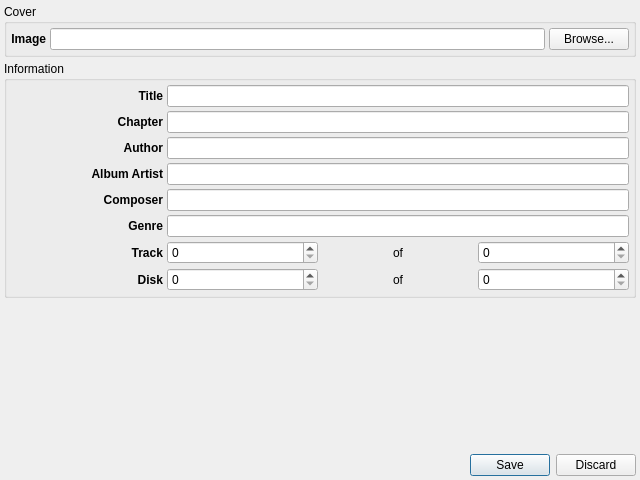
<?xml version="1.0" encoding="UTF-8"?>
<ui version="4.0">
 <class>WTagEditor</class>
 <widget class="QDialog" name="WTagEditor">
  <property name="geometry">
   <rect>
    <x>0</x>
    <y>0</y>
    <width>640</width>
    <height>480</height>
   </rect>
  </property>
  <property name="windowTitle">
   <string>Edit Tag</string>
  </property>
  <layout class="QVBoxLayout" name="verticalLayout">
   <property name="spacing">
    <number>4</number>
   </property>
   <property name="leftMargin">
    <number>4</number>
   </property>
   <property name="topMargin">
    <number>4</number>
   </property>
   <property name="rightMargin">
    <number>4</number>
   </property>
   <property name="bottomMargin">
    <number>4</number>
   </property>
   <item>
    <widget class="QGroupBox" name="groupBox_2">
     <property name="title">
      <string>Cover</string>
     </property>
     <layout class="QHBoxLayout" name="horizontalLayout">
      <property name="spacing">
       <number>4</number>
      </property>
      <property name="leftMargin">
       <number>4</number>
      </property>
      <property name="topMargin">
       <number>4</number>
      </property>
      <property name="rightMargin">
       <number>4</number>
      </property>
      <property name="bottomMargin">
       <number>4</number>
      </property>
      <item>
       <widget class="QLabel" name="label_11">
        <property name="font">
         <font>
          <weight>75</weight>
          <bold>true</bold>
         </font>
        </property>
        <property name="text">
         <string>Image</string>
        </property>
        <property name="alignment">
         <set>Qt::AlignRight|Qt::AlignTrailing|Qt::AlignVCenter</set>
        </property>
       </widget>
      </item>
      <item>
       <widget class="QLineEdit" name="coverImageEdit">
        <property name="alignment">
         <set>Qt::AlignRight|Qt::AlignTrailing|Qt::AlignVCenter</set>
        </property>
        <property name="readOnly">
         <bool>true</bool>
        </property>
       </widget>
      </item>
      <item>
       <widget class="QPushButton" name="browseCoverButton">
        <property name="text">
         <string>Browse...</string>
        </property>
       </widget>
      </item>
     </layout>
    </widget>
   </item>
   <item>
    <widget class="QGroupBox" name="groupBox">
     <property name="title">
      <string>Information</string>
     </property>
     <layout class="QGridLayout" name="gridLayout">
      <property name="leftMargin">
       <number>4</number>
      </property>
      <property name="topMargin">
       <number>4</number>
      </property>
      <property name="rightMargin">
       <number>4</number>
      </property>
      <property name="bottomMargin">
       <number>4</number>
      </property>
      <property name="spacing">
       <number>4</number>
      </property>
      <item row="0" column="0">
       <widget class="QLabel" name="label">
        <property name="font">
         <font>
          <weight>75</weight>
          <bold>true</bold>
         </font>
        </property>
        <property name="text">
         <string>Title</string>
        </property>
        <property name="alignment">
         <set>Qt::AlignRight|Qt::AlignTrailing|Qt::AlignVCenter</set>
        </property>
       </widget>
      </item>
      <item row="0" column="1" colspan="3">
       <widget class="QLineEdit" name="titleEdit"/>
      </item>
      <item row="1" column="0">
       <widget class="QLabel" name="label_2">
        <property name="font">
         <font>
          <weight>75</weight>
          <bold>true</bold>
         </font>
        </property>
        <property name="text">
         <string>Chapter</string>
        </property>
        <property name="alignment">
         <set>Qt::AlignRight|Qt::AlignTrailing|Qt::AlignVCenter</set>
        </property>
       </widget>
      </item>
      <item row="1" column="1" colspan="3">
       <widget class="QLineEdit" name="chapterEdit"/>
      </item>
      <item row="2" column="0">
       <widget class="QLabel" name="label_3">
        <property name="font">
         <font>
          <weight>75</weight>
          <bold>true</bold>
         </font>
        </property>
        <property name="text">
         <string>Author</string>
        </property>
        <property name="alignment">
         <set>Qt::AlignRight|Qt::AlignTrailing|Qt::AlignVCenter</set>
        </property>
       </widget>
      </item>
      <item row="2" column="1" colspan="3">
       <widget class="QLineEdit" name="authorEdit"/>
      </item>
      <item row="3" column="0">
       <widget class="QLabel" name="label_4">
        <property name="font">
         <font>
          <weight>75</weight>
          <bold>true</bold>
         </font>
        </property>
        <property name="text">
         <string>Album Artist</string>
        </property>
        <property name="alignment">
         <set>Qt::AlignRight|Qt::AlignTrailing|Qt::AlignVCenter</set>
        </property>
       </widget>
      </item>
      <item row="3" column="1" colspan="3">
       <widget class="QLineEdit" name="albumArtistEdit"/>
      </item>
      <item row="4" column="0">
       <widget class="QLabel" name="label_5">
        <property name="font">
         <font>
          <weight>75</weight>
          <bold>true</bold>
         </font>
        </property>
        <property name="text">
         <string>Composer</string>
        </property>
        <property name="alignment">
         <set>Qt::AlignRight|Qt::AlignTrailing|Qt::AlignVCenter</set>
        </property>
       </widget>
      </item>
      <item row="4" column="1" colspan="3">
       <widget class="QLineEdit" name="composerEdit"/>
      </item>
      <item row="5" column="0">
       <widget class="QLabel" name="label_6">
        <property name="font">
         <font>
          <weight>75</weight>
          <bold>true</bold>
         </font>
        </property>
        <property name="text">
         <string>Genre</string>
        </property>
        <property name="alignment">
         <set>Qt::AlignRight|Qt::AlignTrailing|Qt::AlignVCenter</set>
        </property>
       </widget>
      </item>
      <item row="5" column="1" colspan="3">
       <widget class="QLineEdit" name="genreEdit"/>
      </item>
      <item row="6" column="0">
       <widget class="QLabel" name="label_7">
        <property name="font">
         <font>
          <weight>75</weight>
          <bold>true</bold>
         </font>
        </property>
        <property name="text">
         <string>Track</string>
        </property>
        <property name="alignment">
         <set>Qt::AlignRight|Qt::AlignTrailing|Qt::AlignVCenter</set>
        </property>
       </widget>
      </item>
      <item row="6" column="1">
       <widget class="QSpinBox" name="trackIndexSpin"/>
      </item>
      <item row="6" column="2">
       <widget class="QLabel" name="label_9">
        <property name="text">
         <string>of</string>
        </property>
        <property name="alignment">
         <set>Qt::AlignCenter</set>
        </property>
       </widget>
      </item>
      <item row="6" column="3">
       <widget class="QSpinBox" name="trackTotalSpin"/>
      </item>
      <item row="7" column="0">
       <widget class="QLabel" name="label_8">
        <property name="font">
         <font>
          <weight>75</weight>
          <bold>true</bold>
         </font>
        </property>
        <property name="text">
         <string>Disk</string>
        </property>
        <property name="alignment">
         <set>Qt::AlignRight|Qt::AlignTrailing|Qt::AlignVCenter</set>
        </property>
       </widget>
      </item>
      <item row="7" column="1">
       <widget class="QSpinBox" name="diskIndexSpin"/>
      </item>
      <item row="7" column="2">
       <widget class="QLabel" name="label_10">
        <property name="text">
         <string>of</string>
        </property>
        <property name="alignment">
         <set>Qt::AlignCenter</set>
        </property>
       </widget>
      </item>
      <item row="7" column="3">
       <widget class="QSpinBox" name="diskTotalSpin"/>
      </item>
     </layout>
    </widget>
   </item>
   <item>
    <spacer name="verticalSpacer">
     <property name="orientation">
      <enum>Qt::Vertical</enum>
     </property>
     <property name="sizeHint" stdset="0">
      <size>
       <width>20</width>
       <height>180</height>
      </size>
     </property>
    </spacer>
   </item>
   <item>
    <widget class="QDialogButtonBox" name="buttonBox">
     <property name="orientation">
      <enum>Qt::Horizontal</enum>
     </property>
     <property name="standardButtons">
      <set>QDialogButtonBox::Discard|QDialogButtonBox::Save</set>
     </property>
    </widget>
   </item>
  </layout>
 </widget>
 <tabstops>
  <tabstop>coverImageEdit</tabstop>
  <tabstop>browseCoverButton</tabstop>
  <tabstop>titleEdit</tabstop>
  <tabstop>chapterEdit</tabstop>
  <tabstop>authorEdit</tabstop>
  <tabstop>albumArtistEdit</tabstop>
  <tabstop>composerEdit</tabstop>
  <tabstop>genreEdit</tabstop>
  <tabstop>trackIndexSpin</tabstop>
  <tabstop>trackTotalSpin</tabstop>
  <tabstop>diskIndexSpin</tabstop>
  <tabstop>diskTotalSpin</tabstop>
 </tabstops>
 <resources/>
 <connections>
  <connection>
   <sender>buttonBox</sender>
   <signal>accepted()</signal>
   <receiver>WTagEditor</receiver>
   <slot>accept()</slot>
   <hints>
    <hint type="sourcelabel">
     <x>248</x>
     <y>254</y>
    </hint>
    <hint type="destinationlabel">
     <x>157</x>
     <y>274</y>
    </hint>
   </hints>
  </connection>
  <connection>
   <sender>buttonBox</sender>
   <signal>rejected()</signal>
   <receiver>WTagEditor</receiver>
   <slot>reject()</slot>
   <hints>
    <hint type="sourcelabel">
     <x>316</x>
     <y>260</y>
    </hint>
    <hint type="destinationlabel">
     <x>286</x>
     <y>274</y>
    </hint>
   </hints>
  </connection>
 </connections>
</ui>
